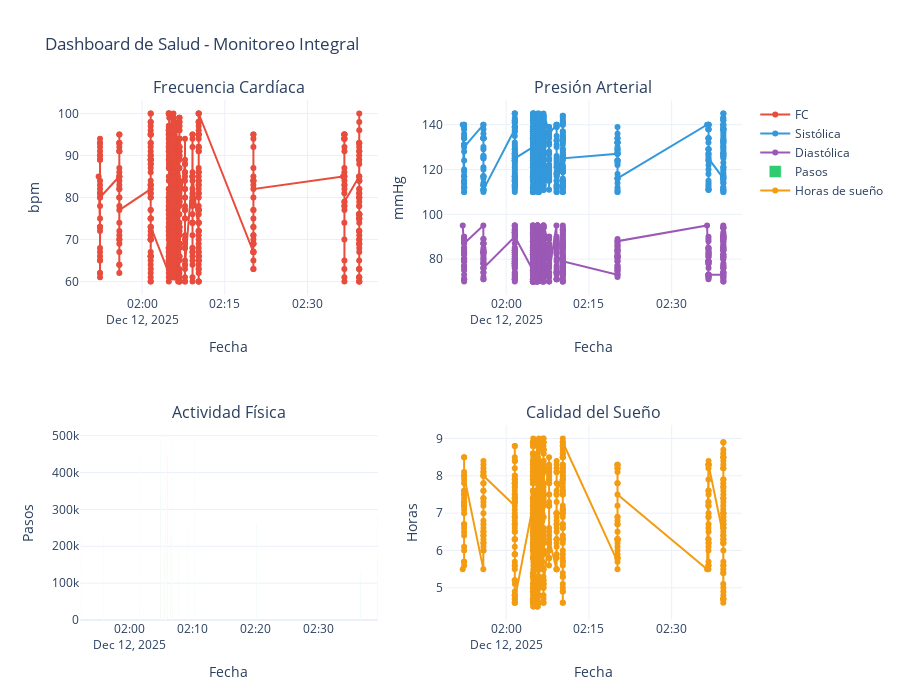

Notebook code cell kept with this figure:
### Code cell
# Ejecutar demostración completa del sistema
sistema.demo_completo()

### Figure 1 — Plotly figure (JSON) as saved in the notebook; plotly's stock layout.template omitted (floating-point values rounded to 4 significant figures; data arrays with more than 128 entries replaced by an {"elided": "..."} marker saying what was removed)
{"data": [{"line": {"color": "#e74c3c", "width": 2}, "mode": "lines+markers", "name": "FC", "type": "scatter", "x": {"elided": "724 str values"}, "xaxis": "x", "y": {"elided": "724 int values"}, "yaxis": "y"}, {"line": {"color": "#3498db", "width": 2}, "mode": "lines+markers", "name": "Sistólica", "type": "scatter", "x": {"elided": "724 str values"}, "xaxis": "x2", "y": {"elided": "724 int values"}, "yaxis": "y2"}, {"line": {"color": "#9b59b6", "width": 2}, "mode": "lines+markers", "name": "Diastólica", "type": "scatter", "x": {"elided": "724 str values"}, "xaxis": "x2", "y": {"elided": "724 int values"}, "yaxis": "y2"}, {"marker": {"color": "#2ecc71"}, "name": "Pasos", "type": "bar", "x": {"elided": "724 str values"}, "xaxis": "x3", "y": {"elided": "724 int values"}, "yaxis": "y3"}, {"line": {"color": "#f39c12", "width": 2}, "mode": "lines+markers", "name": "Horas de sueño", "type": "scatter", "x": {"elided": "724 str values"}, "xaxis": "x4", "y": {"elided": "724 float values"}, "yaxis": "y4"}], "layout": {"annotations": [{"font": {"size": 16}, "showarrow": false, "text": "Frecuencia Cardíaca", "x": 0.225, "xanchor": "center", "xref": "paper", "y": 1, "yanchor": "bottom", "yref": "paper"}, {"font": {"size": 16}, "showarrow": false, "text": "Presión Arterial", "x": 0.775, "xanchor": "center", "xref": "paper", "y": 1, "yanchor": "bottom", "yref": "paper"}, {"font": {"size": 16}, "showarrow": false, "text": "Actividad Física", "x": 0.225, "xanchor": "center", "xref": "paper", "y": 0.375, "yanchor": "bottom", "yref": "paper"}, {"font": {"size": 16}, "showarrow": false, "text": "Calidad del Sueño", "x": 0.775, "xanchor": "center", "xref": "paper", "y": 0.375, "yanchor": "bottom", "yref": "paper"}], "height": 700, "showlegend": true, "title": {"text": "Dashboard de Salud - Monitoreo Integral"}, "xaxis": {"anchor": "y", "domain": [0, 0.45], "title": {"text": "Fecha"}}, "xaxis2": {"anchor": "y2", "domain": [0.55, 1], "title": {"text": "Fecha"}}, "xaxis3": {"anchor": "y3", "domain": [0, 0.45], "title": {"text": "Fecha"}}, "xaxis4": {"anchor": "y4", "domain": [0.55, 1], "title": {"text": "Fecha"}}, "yaxis": {"anchor": "x", "domain": [0.625, 1], "title": {"text": "bpm"}}, "yaxis2": {"anchor": "x2", "domain": [0.625, 1], "title": {"text": "mmHg"}}, "yaxis3": {"anchor": "x3", "domain": [0, 0.375], "title": {"text": "Pasos"}}, "yaxis4": {"anchor": "x4", "domain": [0, 0.375], "title": {"text": "Horas"}}}}
